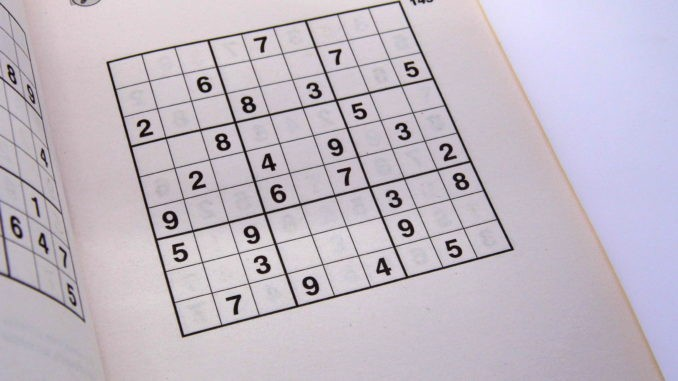
#> input picture images/sudoku.jpeg, 678 x 381 px
$ jupyter execute --allow-errors Sudoku_playground.ipynb
#> lines starting #> are read from the running program, lines starting #| are printed output that depends on the picture; after the words box and inside, x2 and y2 are one past the last pixel; in counts of white or black regions, pixels touching at a corner belong together
[cell 1]
from pathlib import Path
import cv2
import imutils
from matplotlib import pyplot as plt
from imutils.perspective import four_point_transform
from tensorflow.keras.preprocessing.image import img_to_array
from tensorflow.keras.models import load_model
import numpy as np
from skimage.segmentation import clear_border

[cell 2]
def read_img(img_path, grayscale=True):
#> called with img_path = 'images/sudoku.jpeg', grayscale = False
    if grayscale:
        img = cv2.imread(img_path, cv2.IMREAD_GRAYSCALE)
    else:
        img = cv2.imread(img_path)
#> img is the input picture: shape (381, 678, 3); mean B, G, R 195.9, 185, 193.4
    return img

def imshow(img):
    plt.imshow(cv2.cvtColor(img, cv2.COLOR_BGR2RGB))

[cell 3]
image_path = Path("images") / "sudoku.jpeg"
img = read_img(str(image_path), grayscale=False)
#> (the rest of this cell did not finish here and is left out)

[cell 4]
imshow(img)

[cell 5]
gray = cv2.cvtColor(img, cv2.COLOR_BGR2GRAY)
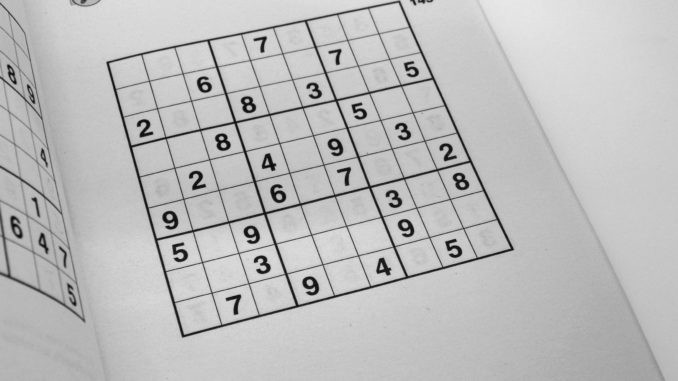
#> gray: shape (381, 678); min 2, max 233, mean 188.7
imshow(gray)

[cell 6]
blurred = cv2.GaussianBlur(gray, (9, 9), 0)
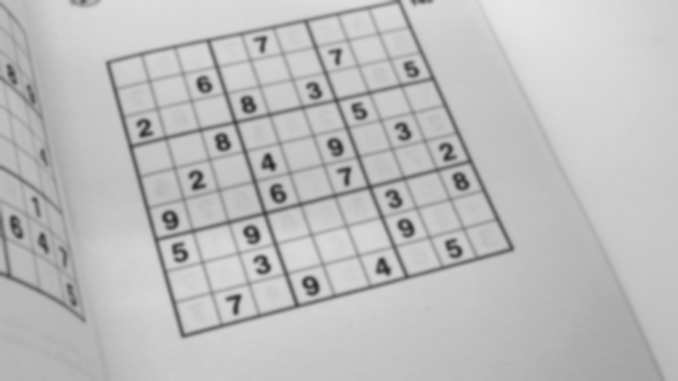
#> blurred: shape (381, 678); min 37, max 231, mean 188.7
imshow(blurred)

[cell 7]
threshhold = cv2.adaptiveThreshold(
        blurred, 255, cv2.ADAPTIVE_THRESH_GAUSSIAN_C, cv2.THRESH_BINARY, 11, 2
    )
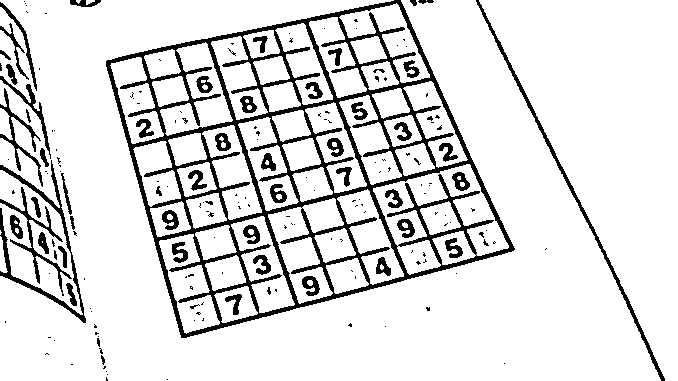
#> threshhold: shape (381, 678); 87.1% white; 191 black regions (135 under 20 px), largest, box (x1, y1, x2, y2) and area: (106, 0, 515, 338) 21043, (476, 0, 665, 381) 1515, (0, 160, 86, 323) 1440
imshow(threshhold)

[cell 8]
threshhold = cv2.bitwise_not(threshhold)
imshow(threshhold)

[cell 9]
contours = cv2.findContours(threshhold.copy(), cv2.RETR_EXTERNAL, cv2.CHAIN_APPROX_SIMPLE)
#> contours = 68 contours, 47 with area under 20; largest, box (x1, y1, x2, y2) and area: (106, 0, 515, 338) 90084, (476, 0, 665, 381) 1131, (0, 160, 86, 323) 1072, (0, 187, 72, 296) 585, (0, 88, 43, 187) 446
contours = imutils.grab_contours(contours)
contours = sorted(contours, key=cv2.contourArea, reverse=True)

[cell 10]
puzzle_contour = None

class NoPuzzleFoundException(Exception):
    pass

for c in contours:
    p = cv2.arcLength(c, True)
    approx_contour = cv2.approxPolyDP(c, 0.02 * p, True)

    if len(approx_contour) == 4:
        puzzle_contour = approx_contour
        break
#> this loop made 1 pass
#> (p, puzzle_contour) on pass 1: (1292, [[400, 0], [106, 61], [181, 337], [514, 249]])

if puzzle_contour is None:
    raise NoPuzzleFoundException(
            "Outline of the sudoku puzzle could not be found. Consider modifying threshold parameters"
        )
output = img.copy()
cv2.drawContours(output, [puzzle_contour], -1, (0,255,0), 2)
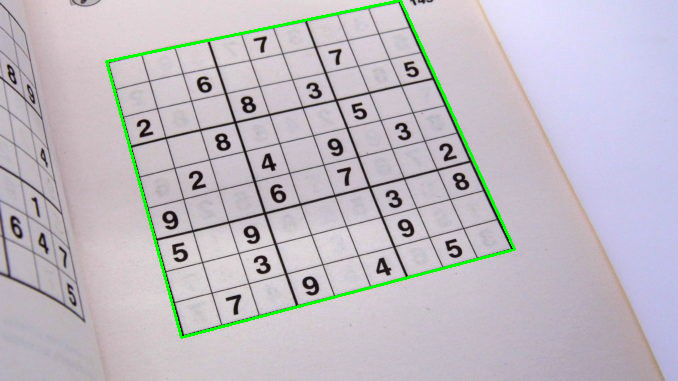
#> output: shape (381, 678, 3); 1.32% of pixels changed, all inside (x1, y1, x2, y2) = (105, 0, 516, 339)
imshow(output)

[cell 11]
puzzle_image = four_point_transform(img, puzzle_contour.reshape(4,2))
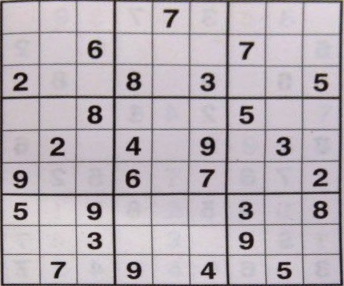
#> puzzle_image: shape (286, 344, 3); mean B, G, R 182.2, 175.4, 183.7
imshow(puzzle_image)

[cell 12]
warped_image = four_point_transform(gray, puzzle_contour.reshape(4,2))
imshow(warped_image)

### Find Cells

[cell 13]
board = np.zeros((9,9), dtype="int")

edges = cv2.Canny(warped_image, 90, 150, apertureSize=3)
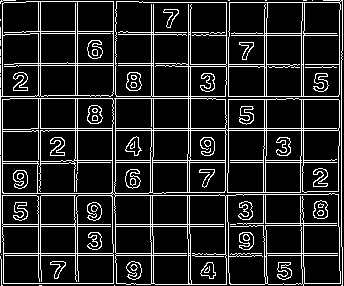
#> edges: shape (286, 344); 13.9% white in thin lines or dots
imshow(edges)

[cell 14]
kernel = np.ones((3,3), np.uint8)
edges = cv2.dilate(edges, kernel, iterations=1)
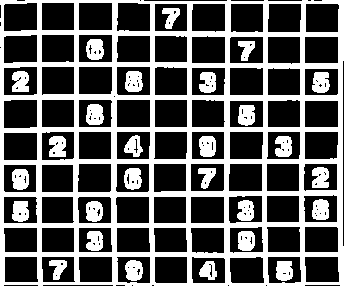
#> edges: shape (286, 344); 37.1% white; 28 white regions, largest, box (x1, y1, x2, y2) and area: (0, 0, 344, 286) 28832, (125, 71, 143, 92) 316, (86, 104, 104, 125) 314
imshow(edges)

[cell 15]
kernel = np.ones((5,5), np.uint8)
edges = cv2.erode(edges, kernel, iterations=1)
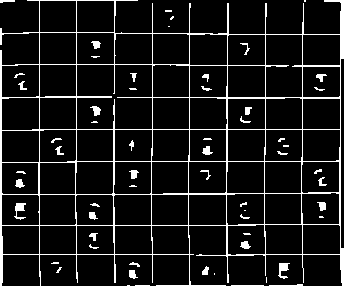
#> edges: shape (286, 344); 9.1% white in thin lines or dots
imshow(edges)

[cell 16]
lines = cv2.HoughLines(edges, 1, np.pi / 180, 145)
#> lines = 23 rows, first 8: [97, 1.57], [129, 1.57], [254, 1.57], [39, 0], [161, 1.57], [340, 0], [225, 1.57], [114, 0]
if not lines.any():
    print("No grid was found")

filter = True
if filter:
    rho_threshold = 15
    theta_threshold = 0.1

    similar_lines = {i: [] for i in range(len(lines))}
#> similar_lines = 23 items
    for i in range(len(lines)):
        for j in range(len(lines)):
            if i == j:
                continue
            rho_i, theta_i = lines[i][0]
            rho_j, theta_j = lines[j][0]
            if (
                abs(rho_i - rho_j) < rho_threshold
                and abs(theta_i - theta_j) < theta_threshold
            ):
                similar_lines[i].append(j)
#> this loop made 23 passes

    indicies = [i for i in range(len(lines))]
#> indicies = [0, 1, 2, 3, 4, 5, 6, 7, 8, 9, 10, 11, 12, 13, 14, 15, 16, 17, 18, 19, 20, 21, 22]
    indicies.sort(key=lambda x: len(similar_lines[x]))

    line_flags = len(lines) * [True]
#> line_flags = [True, True, True, True, True, True, True, True, True, True, True, True, True, True, True, True, True, True, True, True, True, True, True]
    for i in range(len(lines) - 1):
        if not line_flags[indicies[i]]:
            continue
        for j in range(i + 1, len(lines)):
            if not line_flags[indicies[j]]:
                continue

            rho_i, theta_i = lines[indicies[i]][0]
            rho_j, theta_j = lines[indicies[j]][0]
            if (
                abs(rho_i - rho_j) < rho_threshold
                and abs(theta_i - theta_j) < theta_threshold
            ):
                line_flags[indicies[j]] = False
#> this loop made 22 passes
#> after the loop, line_flags = [True, True, True, True, True, True, True, True, True, True, True, True, True, True, True, True, True, False, True, True, False, False, True]
print(f"Number of Hough Lines: {len(lines)}")
#| Number of Hough Lines: 23

[cell 17]
filtered_lines = []

if filter:
    for i in range(len(lines)):
        if line_flags[i]:
            filtered_lines.append(lines[i])
#> after the loop, filtered_lines = [[[97, 1.57]], [[129, 1.57]], [[254, 1.57]], [[39, 0]], [[161, 1.57]], [[340, 0]], [[225, 1.57]], [[114, 0]], [[0, 0]], [[76, 0]], [[194, 1.57]], [[227, 0]], [[189, 0]], [[152, 0]], [[302, 0]], [[265, 0]], [[65, 1.57]], [[34, 1.57]], [[285, 1.57]], [[0, 1.57]]]
    print(f"Number of filtered lines: {len(filtered_lines)}")
#| Number of filtered lines: 20
else:
    filtered_lines = lines

[cell 18]
def is_vertical_grid_line(p1, p2, threshhold=10):
    x1, y1 = p1
    x2, y2 = p2
    if abs(x1 - x2) < threshhold:
        return True
    return False

vertical_lines = []
horizontal_lines = []
for line in filtered_lines:
    rho, theta = line[0]
    a = np.cos(theta)
    b = np.sin(theta)
    x0 = a * rho
    y0 = b * rho
    x1 = int(x0 + 1000 * (-b))
    y1 = int(y0 + 1000 * (a))
    x2 = int(x0 - 1000 * (-b))
    y2 = int(y0 - 1000 * (a))
    grid_line = ((x1, y1), (x2, y2))

    if is_vertical_grid_line(grid_line[0], grid_line[1]):
        vertical_lines.append(grid_line)
    else:
        horizontal_lines.append(grid_line)
#> this loop made 20 passes
#> (rho, theta, a, b, x0, y0) on passes 1 to 12: (97, 1.57, -4.37e-08, 1, -4.24e-06, 97), (129, 1.57, -4.37e-08, 1, -5.64e-06, 129), (254, 1.57, -4.37e-08, 1, -1.11e-05, 254), (39, 0, 1, 0, 39, 0), (161, 1.57, -4.37e-08, 1, -7.04e-06, 161), (340, 0, 1, 0, 340, 0), (225, 1.57, -4.37e-08, 1, -9.84e-06, 225), (114, 0, 1, 0, 114, 0), (0, 0, 1, 0, 0, 0), (76, 0, 1, 0, 76, 0), (194, 1.57, -4.37e-08, 1, -8.48e-06, 194), (227, 0, 1, 0, 227, 0)
#> after the loop, horizontal_lines = 10 items; vertical_lines = 10 items

[cell 19]
horizontal_lines

[cell 20]
vertical_lines

[cell 21]
def line_intersection(line1, line2):
    T = np.array([[0, -1], [1, 0]])
    a1, a2 = list(map(np.asarray, line1))
    b1, b2 = list(map(np.asarray, line2))

    da = np.atleast_2d(a2 - a1)
    db = np.atleast_2d(b2 - b1)
    dp = np.atleast_2d(a1 - b1)
    dap = np.dot(da, T)
    denominator = np.sum(dap * db, axis=1)
    numerator = np.sum(dap * dp, axis=1)
    return tuple((np.atleast_2d(numerator / denominator).T * db + b1).astype(int)[0])

[cell 22]
intersections = []
for h_line in horizontal_lines:
    row = []
    for v_line in vertical_lines:
        intersect = line_intersection(v_line, h_line)
        row.append(intersect)
    row.sort(key=lambda x: x[0])
    intersections.append(row)
#> this loop made 10 passes
#> h_line on passes 5 to 10: ((-1000, 224), (999, 225)), ((-1000, 193), (999, 194)), ((-1000, 64), (999, 65)), ((-1000, 33), (999, 34)), ((-1000, 284), (999, 285)), ((-1000, 0), (1000, 0))
intersections.sort(key=lambda x: x[0][1])

[cell 23]
warped_image.shape
#> Out = (286, 344)

[cell 24]
intersect_img = puzzle_image.copy()
for row in intersections:
    for point in row:
        cv2.circle(intersect_img, point, radius=4, color=(0, 0, 255), thickness=-1)
#> this loop made 10 passes
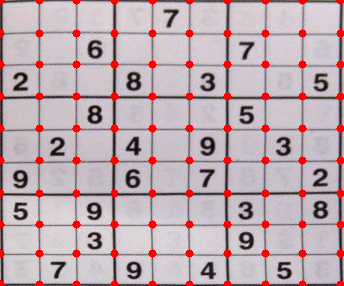
#> intersect_img: shape (286, 344, 3); 4.44% of pixels changed, all inside (x1, y1, x2, y2) = (0, 0, 344, 286)
imshow(intersect_img)

[cell 25]
intersections = np.array(intersections, dtype="int")
intersections.shape
#> Out = (10, 10, 2)

[cell 26]
if intersections.shape != (10, 10, 2):
    raise Exception("grid not fuully detected")

[cell 27]
cells = np.zeros((9,9,4), np.uint32)
verts = intersections
for row in range(len(verts) - 1):
    for col in range(len(verts[row]) - 1):
        leftX, topY = verts[row][col]
        rightX, bottomY = verts[row + 1][col + 1]
        cell = (leftX, topY, rightX, bottomY)
        cells[row][col] = cell
#> this loop made 9 passes

#cells
#cells = np.sort(cells, axis=1)

[cell 28]
for row in verts:
    print(row.view(type=np.matrix))

[cell 29]
verts[1][1]
#> Out = [39, 33]

$ run again, with images/grid.jpg copied over images/sudoku.jpeg
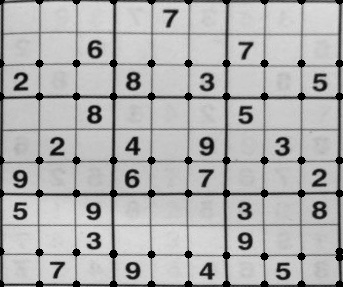
#> input picture images/grid.jpg, 343 x 287 px
#> in read_img, img is the input picture: shape (287, 343, 3); min 0, max 227, mean 174.5
#> `threshhold = cv2.adaptiveThreshold( blurred, 255, cv2.ADAPTIVE_THRESH_..`:
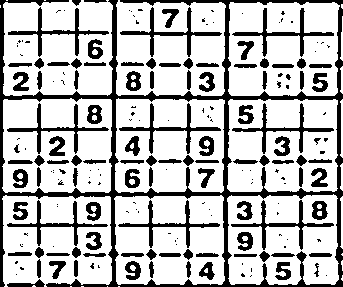
#> threshhold: shape (287, 343); 73.6% white; 202 black regions (100 under 20 px), largest, box (x1, y1, x2, y2) and area: (0, 0, 343, 287) 9824, (120, 7, 222, 57) 719, (232, 8, 334, 57) 713
#> contours = 68 contours, 31 with area under 20; largest, box (x1, y1, x2, y2) and area: (0, 0, 343, 287) 67308, (120, 7, 222, 57) 532, (8, 7, 109, 57) 510, (7, 200, 108, 246) 455, (126, 71, 141, 91) 218
#> the loop `for c in contours:` made 15 passes
#> (p, puzzle_contour) on pass 15: (50.24, [[8, 253], [8, 255], [31, 254], [29, 252]])
#> output: shape (287, 343, 3); 0.13% of pixels changed, all inside (x1, y1, x2, y2) = (7, 251, 33, 257)
#> `[cell 15] kernel = np.ones((5,5), np.uint8) edges = cv2.erode(edges, k..`:
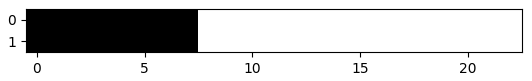
#> figure drawn by matplotlib, 1 panel
#> lines = None
